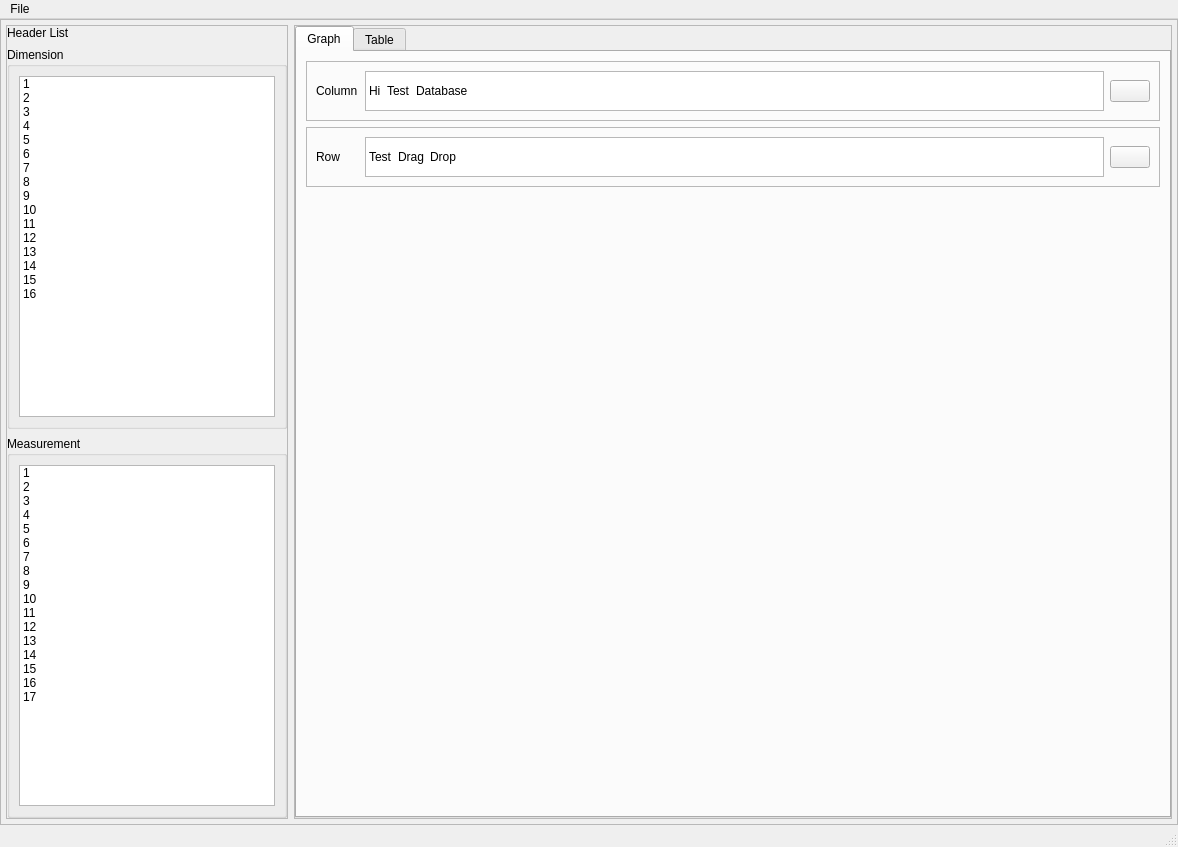
<?xml version="1.0" encoding="UTF-8"?>
<ui version="4.0">
 <class>MainWindow</class>
 <widget class="QMainWindow" name="MainWindow">
  <property name="geometry">
   <rect>
    <x>0</x>
    <y>0</y>
    <width>1178</width>
    <height>847</height>
   </rect>
  </property>
  <property name="windowTitle">
   <string>DataVSApp</string>
  </property>
  <widget class="QWidget" name="centralwidget">
   <layout class="QHBoxLayout" name="horizontalLayout">
    <property name="leftMargin">
     <number>0</number>
    </property>
    <property name="topMargin">
     <number>0</number>
    </property>
    <property name="rightMargin">
     <number>0</number>
    </property>
    <property name="bottomMargin">
     <number>0</number>
    </property>
    <item>
     <widget class="QFrame" name="centralframe">
      <property name="autoFillBackground">
       <bool>false</bool>
      </property>
      <property name="frameShape">
       <enum>QFrame::StyledPanel</enum>
      </property>
      <property name="frameShadow">
       <enum>QFrame::Raised</enum>
      </property>
      <layout class="QHBoxLayout" name="horizontalLayout_2">
       <property name="leftMargin">
        <number>5</number>
       </property>
       <property name="topMargin">
        <number>5</number>
       </property>
       <property name="rightMargin">
        <number>5</number>
       </property>
       <property name="bottomMargin">
        <number>5</number>
       </property>
       <item>
        <widget class="QFrame" name="frameHeaderList">
         <property name="frameShape">
          <enum>QFrame::StyledPanel</enum>
         </property>
         <property name="frameShadow">
          <enum>QFrame::Raised</enum>
         </property>
         <layout class="QVBoxLayout" name="verticalLayout">
          <property name="spacing">
           <number>7</number>
          </property>
          <property name="leftMargin">
           <number>0</number>
          </property>
          <property name="topMargin">
           <number>0</number>
          </property>
          <property name="rightMargin">
           <number>0</number>
          </property>
          <property name="bottomMargin">
           <number>0</number>
          </property>
          <item>
           <widget class="QLabel" name="labelHeader">
            <property name="text">
             <string>Header List</string>
            </property>
           </widget>
          </item>
          <item>
           <widget class="QGroupBox" name="groupBoxDimension">
            <property name="title">
             <string>Dimension</string>
            </property>
            <layout class="QVBoxLayout" name="verticalLayout_2">
             <item>
              <widget class="QListWidget" name="listWidgetDimension">
               <property name="sizePolicy">
                <sizepolicy hsizetype="Minimum" vsizetype="Expanding">
                 <horstretch>0</horstretch>
                 <verstretch>0</verstretch>
                </sizepolicy>
               </property>
               <property name="dragDropMode">
                <enum>QAbstractItemView::InternalMove</enum>
               </property>
               <property name="defaultDropAction">
                <enum>Qt::CopyAction</enum>
               </property>
               <property name="selectionMode">
                <enum>QAbstractItemView::ContiguousSelection</enum>
               </property>
               <item>
                <property name="text">
                 <string>1</string>
                </property>
               </item>
               <item>
                <property name="text">
                 <string>2</string>
                </property>
               </item>
               <item>
                <property name="text">
                 <string>3</string>
                </property>
               </item>
               <item>
                <property name="text">
                 <string>4</string>
                </property>
               </item>
               <item>
                <property name="text">
                 <string>5</string>
                </property>
               </item>
               <item>
                <property name="text">
                 <string>6</string>
                </property>
               </item>
               <item>
                <property name="text">
                 <string>7</string>
                </property>
               </item>
               <item>
                <property name="text">
                 <string>8</string>
                </property>
               </item>
               <item>
                <property name="text">
                 <string>9</string>
                </property>
               </item>
               <item>
                <property name="text">
                 <string>10</string>
                </property>
               </item>
               <item>
                <property name="text">
                 <string>11</string>
                </property>
               </item>
               <item>
                <property name="text">
                 <string>12</string>
                </property>
               </item>
               <item>
                <property name="text">
                 <string>13</string>
                </property>
               </item>
               <item>
                <property name="text">
                 <string>14</string>
                </property>
               </item>
               <item>
                <property name="text">
                 <string>15</string>
                </property>
               </item>
               <item>
                <property name="text">
                 <string>16</string>
                </property>
               </item>
              </widget>
             </item>
            </layout>
           </widget>
          </item>
          <item>
           <widget class="QGroupBox" name="groupBoxMeasurement">
            <property name="title">
             <string>Measurement</string>
            </property>
            <layout class="QVBoxLayout" name="verticalLayout_3">
             <item>
              <widget class="QListWidget" name="listWidgetMeasurement">
               <property name="sizePolicy">
                <sizepolicy hsizetype="Minimum" vsizetype="Expanding">
                 <horstretch>0</horstretch>
                 <verstretch>0</verstretch>
                </sizepolicy>
               </property>
               <property name="dragDropMode">
                <enum>QAbstractItemView::InternalMove</enum>
               </property>
               <property name="selectionMode">
                <enum>QAbstractItemView::ContiguousSelection</enum>
               </property>
               <item>
                <property name="text">
                 <string>1</string>
                </property>
               </item>
               <item>
                <property name="text">
                 <string>2</string>
                </property>
               </item>
               <item>
                <property name="text">
                 <string>3</string>
                </property>
               </item>
               <item>
                <property name="text">
                 <string>4</string>
                </property>
               </item>
               <item>
                <property name="text">
                 <string>5</string>
                </property>
               </item>
               <item>
                <property name="text">
                 <string>6</string>
                </property>
               </item>
               <item>
                <property name="text">
                 <string>7</string>
                </property>
               </item>
               <item>
                <property name="text">
                 <string>8</string>
                </property>
               </item>
               <item>
                <property name="text">
                 <string>9</string>
                </property>
               </item>
               <item>
                <property name="text">
                 <string>10</string>
                </property>
               </item>
               <item>
                <property name="text">
                 <string>11</string>
                </property>
               </item>
               <item>
                <property name="text">
                 <string>12</string>
                </property>
               </item>
               <item>
                <property name="text">
                 <string>13</string>
                </property>
               </item>
               <item>
                <property name="text">
                 <string>14</string>
                </property>
               </item>
               <item>
                <property name="text">
                 <string>15</string>
                </property>
               </item>
               <item>
                <property name="text">
                 <string>16</string>
                </property>
               </item>
               <item>
                <property name="text">
                 <string>17</string>
                </property>
               </item>
              </widget>
             </item>
            </layout>
           </widget>
          </item>
         </layout>
        </widget>
       </item>
       <item>
        <widget class="QFrame" name="frameTabWidget">
         <property name="sizePolicy">
          <sizepolicy hsizetype="Preferred" vsizetype="Preferred">
           <horstretch>0</horstretch>
           <verstretch>0</verstretch>
          </sizepolicy>
         </property>
         <property name="frameShape">
          <enum>QFrame::StyledPanel</enum>
         </property>
         <property name="frameShadow">
          <enum>QFrame::Raised</enum>
         </property>
         <layout class="QVBoxLayout" name="verticalLayout_5">
          <property name="leftMargin">
           <number>0</number>
          </property>
          <property name="topMargin">
           <number>0</number>
          </property>
          <property name="rightMargin">
           <number>0</number>
          </property>
          <property name="bottomMargin">
           <number>0</number>
          </property>
          <item>
           <widget class="QTabWidget" name="tabWidget">
            <property name="currentIndex">
             <number>0</number>
            </property>
            <widget class="QWidget" name="tabGraph">
             <attribute name="title">
              <string>Graph</string>
             </attribute>
             <layout class="QVBoxLayout" name="verticalLayout_4">
              <item>
               <widget class="QFrame" name="frameColumn">
                <property name="sizePolicy">
                 <sizepolicy hsizetype="Preferred" vsizetype="Maximum">
                  <horstretch>0</horstretch>
                  <verstretch>0</verstretch>
                 </sizepolicy>
                </property>
                <property name="frameShape">
                 <enum>QFrame::StyledPanel</enum>
                </property>
                <property name="frameShadow">
                 <enum>QFrame::Raised</enum>
                </property>
                <layout class="QHBoxLayout" name="horizontalLayout_5">
                 <item>
                  <widget class="QLabel" name="labelColumn">
                   <property name="minimumSize">
                    <size>
                     <width>43</width>
                     <height>0</height>
                    </size>
                   </property>
                   <property name="maximumSize">
                    <size>
                     <width>16777215</width>
                     <height>40</height>
                    </size>
                   </property>
                   <property name="text">
                    <string>Column</string>
                   </property>
                  </widget>
                 </item>
                 <item>
                  <widget class="QListWidget" name="listWidgetColumn">
                   <property name="sizePolicy">
                    <sizepolicy hsizetype="Expanding" vsizetype="Maximum">
                     <horstretch>0</horstretch>
                     <verstretch>0</verstretch>
                    </sizepolicy>
                   </property>
                   <property name="maximumSize">
                    <size>
                     <width>16777215</width>
                     <height>40</height>
                    </size>
                   </property>
                   <property name="cursor" stdset="0">
                    <cursorShape>ArrowCursor</cursorShape>
                   </property>
                   <property name="mouseTracking">
                    <bool>false</bool>
                   </property>
                   <property name="editTriggers">
                    <set>QAbstractItemView::DoubleClicked|QAbstractItemView::EditKeyPressed</set>
                   </property>
                   <property name="dragDropMode">
                    <enum>QAbstractItemView::DragDrop</enum>
                   </property>
                   <property name="defaultDropAction">
                    <enum>Qt::MoveAction</enum>
                   </property>
                   <property name="selectionMode">
                    <enum>QAbstractItemView::ContiguousSelection</enum>
                   </property>
                   <property name="flow">
                    <enum>QListView::LeftToRight</enum>
                   </property>
                   <item>
                    <property name="text">
                     <string>Hi</string>
                    </property>
                   </item>
                   <item>
                    <property name="text">
                     <string>Test</string>
                    </property>
                   </item>
                   <item>
                    <property name="text">
                     <string>Database</string>
                    </property>
                   </item>
                  </widget>
                 </item>
                 <item>
                  <widget class="QPushButton" name="pushButtonDeleteColumn">
                   <property name="acceptDrops">
                    <bool>false</bool>
                   </property>
                   <property name="text">
                    <string/>
                   </property>
                   <property name="icon">
                    <iconset resource="../resource.qrc">
                     <normaloff>:/Icons/Icons/trash-2.svg</normaloff>:/Icons/Icons/trash-2.svg</iconset>
                   </property>
                   <property name="iconSize">
                    <size>
                     <width>24</width>
                     <height>24</height>
                    </size>
                   </property>
                  </widget>
                 </item>
                </layout>
               </widget>
              </item>
              <item>
               <widget class="QFrame" name="frameRow">
                <property name="sizePolicy">
                 <sizepolicy hsizetype="Preferred" vsizetype="Maximum">
                  <horstretch>0</horstretch>
                  <verstretch>0</verstretch>
                 </sizepolicy>
                </property>
                <property name="frameShape">
                 <enum>QFrame::StyledPanel</enum>
                </property>
                <property name="frameShadow">
                 <enum>QFrame::Raised</enum>
                </property>
                <layout class="QHBoxLayout" name="horizontalLayout_6">
                 <item>
                  <widget class="QLabel" name="labelRow">
                   <property name="sizePolicy">
                    <sizepolicy hsizetype="Preferred" vsizetype="Preferred">
                     <horstretch>0</horstretch>
                     <verstretch>0</verstretch>
                    </sizepolicy>
                   </property>
                   <property name="minimumSize">
                    <size>
                     <width>43</width>
                     <height>0</height>
                    </size>
                   </property>
                   <property name="maximumSize">
                    <size>
                     <width>16777215</width>
                     <height>40</height>
                    </size>
                   </property>
                   <property name="text">
                    <string>Row</string>
                   </property>
                  </widget>
                 </item>
                 <item>
                  <widget class="QListWidget" name="listWidgetRow">
                   <property name="sizePolicy">
                    <sizepolicy hsizetype="Expanding" vsizetype="Maximum">
                     <horstretch>0</horstretch>
                     <verstretch>0</verstretch>
                    </sizepolicy>
                   </property>
                   <property name="maximumSize">
                    <size>
                     <width>16777215</width>
                     <height>40</height>
                    </size>
                   </property>
                   <property name="dragDropMode">
                    <enum>QAbstractItemView::DragDrop</enum>
                   </property>
                   <property name="defaultDropAction">
                    <enum>Qt::MoveAction</enum>
                   </property>
                   <property name="selectionMode">
                    <enum>QAbstractItemView::ContiguousSelection</enum>
                   </property>
                   <property name="selectionBehavior">
                    <enum>QAbstractItemView::SelectItems</enum>
                   </property>
                   <property name="flow">
                    <enum>QListView::LeftToRight</enum>
                   </property>
                   <item>
                    <property name="text">
                     <string>Test</string>
                    </property>
                   </item>
                   <item>
                    <property name="text">
                     <string>Drag</string>
                    </property>
                   </item>
                   <item>
                    <property name="text">
                     <string>Drop</string>
                    </property>
                   </item>
                  </widget>
                 </item>
                 <item>
                  <widget class="QPushButton" name="pushButtonRow">
                   <property name="text">
                    <string/>
                   </property>
                   <property name="icon">
                    <iconset resource="../resource.qrc">
                     <normaloff>:/Icons/Icons/trash-2.svg</normaloff>:/Icons/Icons/trash-2.svg</iconset>
                   </property>
                   <property name="iconSize">
                    <size>
                     <width>24</width>
                     <height>24</height>
                    </size>
                   </property>
                  </widget>
                 </item>
                </layout>
               </widget>
              </item>
              <item>
               <widget class="QWidget" name="widgetRenderAltair" native="true">
                <property name="sizePolicy">
                 <sizepolicy hsizetype="Preferred" vsizetype="Preferred">
                  <horstretch>0</horstretch>
                  <verstretch>0</verstretch>
                 </sizepolicy>
                </property>
                <layout class="QHBoxLayout" name="horizontalLayout_7"/>
               </widget>
              </item>
             </layout>
            </widget>
            <widget class="QWidget" name="tabTable">
             <attribute name="title">
              <string>Table</string>
             </attribute>
             <layout class="QVBoxLayout" name="verticalLayout_6">
              <item>
               <widget class="QTableWidget" name="tableWidget">
                <row>
                 <property name="text">
                  <string>row1</string>
                 </property>
                </row>
                <row>
                 <property name="text">
                  <string>row2</string>
                 </property>
                </row>
                <row>
                 <property name="text">
                  <string>row3</string>
                 </property>
                </row>
                <column>
                 <property name="text">
                  <string>column1</string>
                 </property>
                </column>
                <column>
                 <property name="text">
                  <string>column2</string>
                 </property>
                </column>
                <item row="0" column="0">
                 <property name="text">
                  <string>item11</string>
                 </property>
                </item>
                <item row="0" column="1">
                 <property name="text">
                  <string>item12</string>
                 </property>
                </item>
                <item row="1" column="0">
                 <property name="text">
                  <string>item21</string>
                 </property>
                </item>
                <item row="1" column="1">
                 <property name="text">
                  <string>item22</string>
                 </property>
                </item>
                <item row="2" column="0">
                 <property name="text">
                  <string>item31</string>
                 </property>
                </item>
                <item row="2" column="1">
                 <property name="text">
                  <string>item32</string>
                 </property>
                </item>
               </widget>
              </item>
             </layout>
            </widget>
           </widget>
          </item>
         </layout>
        </widget>
       </item>
      </layout>
     </widget>
    </item>
   </layout>
  </widget>
  <widget class="QMenuBar" name="menubar">
   <property name="geometry">
    <rect>
     <x>0</x>
     <y>0</y>
     <width>1178</width>
     <height>26</height>
    </rect>
   </property>
   <widget class="QMenu" name="menuFile">
    <property name="title">
     <string>File</string>
    </property>
    <addaction name="actionImport"/>
    <addaction name="actionExport"/>
   </widget>
   <addaction name="menuFile"/>
  </widget>
  <widget class="QStatusBar" name="statusbar"/>
  <action name="actionImport">
   <property name="text">
    <string>Import</string>
   </property>
  </action>
  <action name="actionExport">
   <property name="text">
    <string>Export</string>
   </property>
  </action>
 </widget>
 <resources>
  <include location="../resource.qrc"/>
 </resources>
 <connections/>
</ui>
